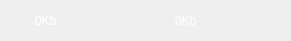
<?xml version="1.0" encoding="UTF-8"?>
<ui version="4.0">
 <class>Form</class>
 <widget class="QWidget" name="Form">
  <property name="geometry">
   <rect>
    <x>0</x>
    <y>0</y>
    <width>291</width>
    <height>41</height>
   </rect>
  </property>
  <property name="sizePolicy">
   <sizepolicy hsizetype="Expanding" vsizetype="Expanding">
    <horstretch>0</horstretch>
    <verstretch>0</verstretch>
   </sizepolicy>
  </property>
  <property name="windowTitle">
   <string>Form</string>
  </property>
  <property name="styleSheet">
   <string notr="true">QLabel
{
	color: rgb(255, 255, 255);
}</string>
  </property>
  <widget class="QLabel" name="labelConnectStatusAnimation">
   <property name="geometry">
    <rect>
     <x>170</x>
     <y>34</y>
     <width>193</width>
     <height>30</height>
    </rect>
   </property>
   <property name="text">
    <string/>
   </property>
   <property name="alignment">
    <set>Qt::AlignCenter</set>
   </property>
  </widget>
  <widget class="QLabel" name="labelRecvRate">
   <property name="geometry">
    <rect>
     <x>175</x>
     <y>15</y>
     <width>100</width>
     <height>12</height>
    </rect>
   </property>
   <property name="sizePolicy">
    <sizepolicy hsizetype="Preferred" vsizetype="Preferred">
     <horstretch>0</horstretch>
     <verstretch>0</verstretch>
    </sizepolicy>
   </property>
   <property name="text">
    <string>0Kb</string>
   </property>
  </widget>
  <widget class="QLabel" name="labelDuration">
   <property name="geometry">
    <rect>
     <x>330</x>
     <y>81</y>
     <width>121</width>
     <height>12</height>
    </rect>
   </property>
   <property name="text">
    <string>00:00:00</string>
   </property>
   <property name="alignment">
    <set>Qt::AlignLeading|Qt::AlignLeft|Qt::AlignVCenter</set>
   </property>
  </widget>
  <widget class="QLabel" name="labelTransRate">
   <property name="geometry">
    <rect>
     <x>35</x>
     <y>15</y>
     <width>100</width>
     <height>12</height>
    </rect>
   </property>
   <property name="text">
    <string>0Kb</string>
   </property>
  </widget>
  <widget class="QLabel" name="labelTrans">
   <property name="geometry">
    <rect>
     <x>330</x>
     <y>48</y>
     <width>121</width>
     <height>12</height>
    </rect>
   </property>
   <property name="text">
    <string>0Kb</string>
   </property>
  </widget>
  <widget class="QLabel" name="labelRecv">
   <property name="geometry">
    <rect>
     <x>330</x>
     <y>65</y>
     <width>121</width>
     <height>12</height>
    </rect>
   </property>
   <property name="text">
    <string>0Kb</string>
   </property>
  </widget>
  <widget class="QLabel" name="labelDataSent">
   <property name="geometry">
    <rect>
     <x>170</x>
     <y>48</y>
     <width>120</width>
     <height>12</height>
    </rect>
   </property>
   <property name="text">
    <string/>
   </property>
  </widget>
  <widget class="QLabel" name="labelDataReceived">
   <property name="geometry">
    <rect>
     <x>170</x>
     <y>65</y>
     <width>120</width>
     <height>12</height>
    </rect>
   </property>
   <property name="text">
    <string/>
   </property>
  </widget>
  <widget class="QLabel" name="labelConnectedTime">
   <property name="geometry">
    <rect>
     <x>170</x>
     <y>81</y>
     <width>120</width>
     <height>12</height>
    </rect>
   </property>
   <property name="text">
    <string/>
   </property>
  </widget>
  <widget class="QWidget" name="widgetTrans" native="true">
   <property name="geometry">
    <rect>
     <x>10</x>
     <y>10</y>
     <width>21</width>
     <height>20</height>
    </rect>
   </property>
   <property name="styleSheet">
    <string notr="true">QWidget
{
	border-image: url(Skin/datarecord_up.png);

}</string>
   </property>
  </widget>
  <widget class="QWidget" name="widgetRecv" native="true">
   <property name="geometry">
    <rect>
     <x>150</x>
     <y>10</y>
     <width>21</width>
     <height>20</height>
    </rect>
   </property>
   <property name="styleSheet">
    <string notr="true">QWidget
{
	border-image: url(Skin/datarecord_down.png);

}</string>
   </property>
  </widget>
 </widget>
 <resources/>
 <connections/>
</ui>
